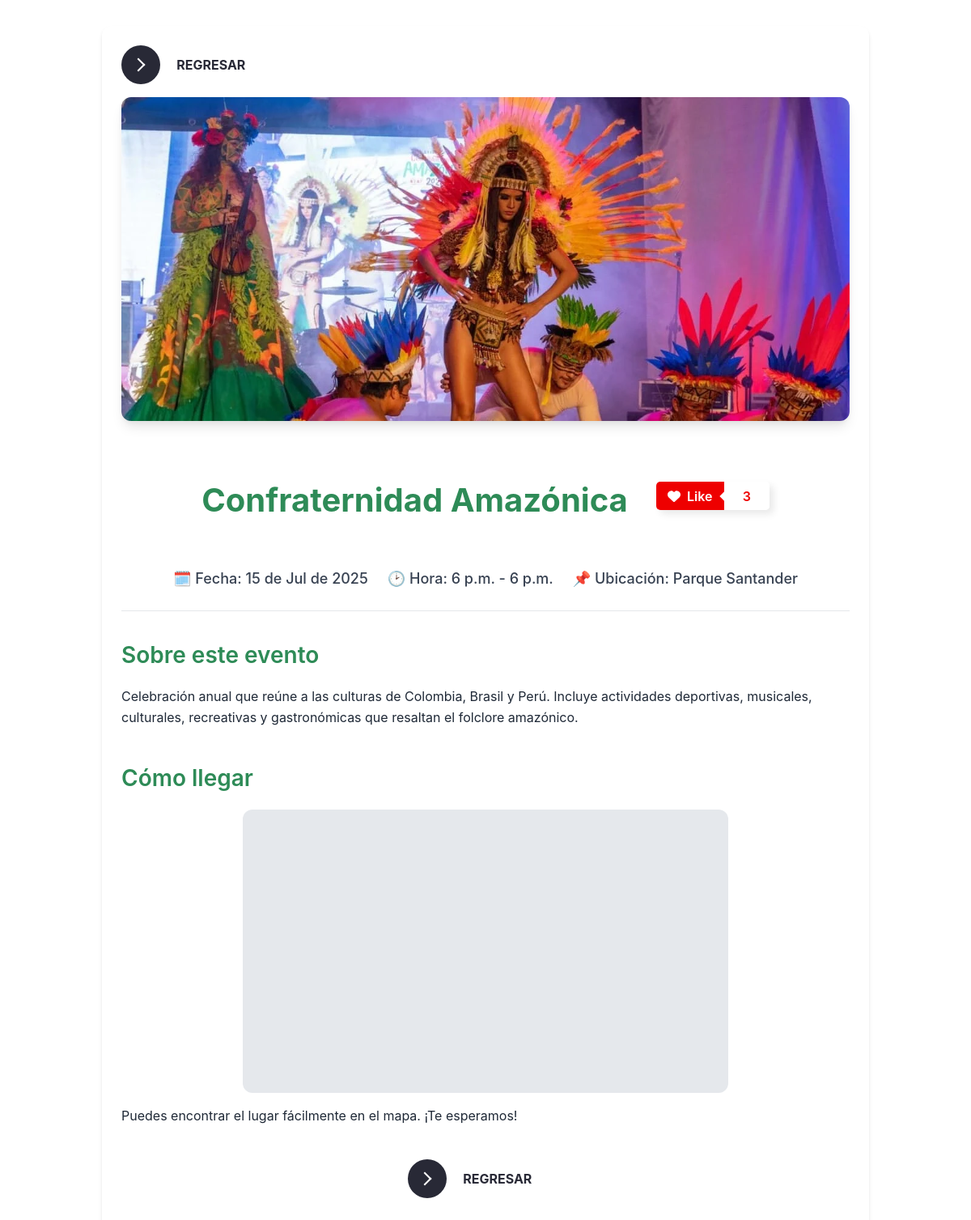
The page /info_eventos/1 (signed in) on the database its author committed.
### eventos/models.py (models this page shows)
class Eventos(models.Model):
    nombre = models.CharField(max_length=80)
    descripcion_corta = models.CharField(max_length=200,null=True)
    descripcion_larga = models.TextField()
    ubicacion = models.TextField()
    fecha = models.DateField()
    precio = models.DecimalField(max_digits=10, decimal_places=2, null=True, blank=True,default=0)
    hora_inicio = models.TimeField(default=0)
    hora_fin = models.TimeField(default=0)
    iframe_mapa = models.TextField(blank=True, null=True)
    imagen_principal = models.ImageField(upload_to="eventos",null=True)
    imagen_secundaria = models.ImageField(upload_to="eventos",null=True)

### main/decorators.py (the view)
    def validacion(request,*args,**kwargs):
        if request.user.is_authenticated and request.user.role == "tourist":
            return fun_view(request,*args,**kwargs)
        return redirect('login')

### eventos/views.py (called while the page is built)
@solo_turistas
def info_eventos(request,id):
    evento = Eventos.objects.get(pk = id)
    total_like = Like.objects.filter(evento=evento).count()
    return render(request, "info_eventos.html",{"evento":evento,"total_like":total_like})

### login/backend.py (called while the page is built)
    def get_user(self, user_id):
        User = get_user_model()
        try:
            return User.objects.get(pk=user_id)
        except User.DoesNotExist:
            return None

### login/templates/info_eventos.html (shortened to what this page needs)
{% load static %}
<!DOCTYPE html>
<html lang="en">
<head>
    <link rel="stylesheet" href="{% static '/css/info_eventos.css' %}">
</head>
<body>
    <div class="container">
        <button class="salir">
  <span class="circle" aria-hidden="true">
  <span class="icon arrow"></span>
  </span>
  <span class="button-text">Regresar</span>
</button>
        <img src="{{evento.imagen_secundaria.url}}" alt="Imagen del Evento" class="event-detail-image">
        <div class="container-titulo">
            <h1 class="event-title">{{evento.nombre}}</h1>
            <button class="Btn">
            <span class="leftContainer" id-evento="{{evento.id}}">
                <span class="like">Like</span>
            </span>
            <span class="likeCount">
                {{total_like}}
            </span>
        </button>
        </div>
        <div class="event-meta">
            <div class="event-meta-item">
                <span>🗓️ Fecha: {{evento.fecha|date:"d"}} de {{evento.fecha|date:"M"}} de {{evento.fecha|date:"Y"}}</span>
            </div>
            <div class="event-meta-item">
                <span>🕑 Hora: {{evento.hora_inicio}} - {{evento.hora_fin}}</span>
            </div>
            <div class="event-meta-item">
                <span> 📌 Ubicación: {{evento.ubicacion}}</span>
            </div>
        </div>
        <div class="event-description">
            <h3>Sobre este evento</h3>
            <p>
              {{evento.descripcion_larga}}
            </p>
        </div>
        <div class="event-map">
            <h3>Cómo llegar</h3>
            <div class="map-placeholder">
             {{ evento.iframe_mapa|safe }}
            </div>
            <p class="text-sm mt-2 text-gray-600 text-center">
                Puedes encontrar el lugar fácilmente en el mapa. ¡Te esperamos!
            </p>
        </div>
        <div style="text-align: center;">
            <button class="salir">
  <span class="circle" aria-hidden="true">
  <span class="icon arrow"></span>
  </span>
  <span class="button-text">Regresar</span>
</button>
        </div>
    </div>
</body>
</html>

### static/css/info_eventos.css (style rules this page uses)
body { font-family: 'Inter', sans-serif; background-image: url("../img/img/fondo_i.png"); background-repeat: no-repeat; background-size: cover; margin: 0; padding: 0; line-height: 1.6; color: #1F2937; }
.container-titulo { display: flex; justify-content: center; margin-bottom: 35px; gap: 35px; flex-wrap: wrap; align-items: center; }
.Btn { width: 140px; height: 35px; display: flex; align-items: center; justify-content: flex-start; border: none; border-radius: 5px; overflow: hidden; box-shadow: 5px 5px 10px rgba(0, 0, 0, 0.089); cursor: pointer; background-color: transparent; }
.leftContainer { width: 60%; height: 100%; background-color: rgb(238, 0, 0); display: flex; align-items: center; justify-content: center; gap: 8px; }
.leftContainer .like { color: white; font-weight: 600; }
.likeCount { width: 40%; height: 100%; display: flex; align-items: center; justify-content: center; color: rgb(238, 0, 0); font-weight: 600; position: relative; background-color: white; }
.likeCount::before { height: 8px; width: 8px; position: absolute; content: ""; background-color: rgb(255, 255, 255); transform: rotate(45deg); left: -4px; }
button { position: relative; display: inline-block; cursor: pointer; outline: none; border: 0; vertical-align: middle; text-decoration: none; background: transparent; padding: 0; font-size: inherit; font-family: inherit; }
button.salir { width: 12rem; height: auto; margin-bottom: 1rem; }
button.salir .circle { transition: all 0.45s cubic-bezier(0.65, 0, 0.076, 1); position: relative; display: block; margin: 0; width: 3rem; height: 3rem; background: #282936; border-radius: 1.625rem; }
button.salir .circle .icon { transition: all 0.45s cubic-bezier(0.65, 0, 0.076, 1); position: absolute; top: 0; bottom: 0; margin: auto; background: #fff; }
button.salir .circle .icon.arrow { transition: all 0.45s cubic-bezier(0.65, 0, 0.076, 1); left: 0.625rem; width: 1.125rem; height: 0.125rem; background: none; }
button.salir .circle .icon.arrow::before { position: absolute; content: ""; top: -0.29rem; right: 0.0625rem; width: 0.625rem; height: 0.625rem; border-top: 0.125rem solid #fff; border-right: 0.125rem solid #fff; transform: rotate(45deg); }
button.salir .button-text { transition: all 0.45s cubic-bezier(0.65, 0, 0.076, 1); position: absolute; top: 0; left: 0; right: 0; bottom: 0; padding: 0.75rem 0; margin: 0 0 0 1.85rem; color: #282936; font-weight: 700; line-height: 1.6; text-align: center; text-transform: uppercase; }
.container { max-width: 900px; margin: 2rem auto; padding: 1.5rem; background-color: white; border-radius: 0.75rem; box-shadow: 0 4px 6px -1px rgba(0, 0, 0, 0.1), 0 2px 4px -1px rgba(0, 0, 0, 0.06); }
.event-detail-image { width: 100%; height: 400px; object-fit: cover; border-radius: 0.75rem; margin-bottom: 2rem; box-shadow: 0 10px 15px -3px rgba(0, 0, 0, 0.1), 0 4px 6px -2px rgba(0, 0, 0, 0.05); }
.event-title { font-size: 2.5rem; font-weight: 700; color: #2e8b57; margin-bottom: 1rem; text-align: center; }
.event-meta { display: flex; flex-wrap: wrap; justify-content: center; gap: 1.5rem; margin-bottom: 2rem; padding-bottom: 1.5rem; border-bottom: 1px solid #E5E7EB; }
.event-meta-item { display: flex; align-items: center; font-size: 1.125rem; color: #374151; font-weight: 500; }
.event-description h3 { font-size: 1.75rem; font-weight: 600; color: #2e8b57; margin-bottom: 1rem; }
.event-description p { font-size: 1rem; margin-bottom: 1rem; }
.event-map { margin-top: 2.5rem; margin-bottom: 2.5rem; }
.event-map h3 { font-size: 1.75rem; font-weight: 600; color: #2e8b57; margin-bottom: 1rem; }
.map-placeholder { width: 100%; max-width: 600px; height: 350px; margin: 0 auto; background: #e5e8ec; border-radius: 12px; overflow: hidden; display: flex; align-items: center; justify-content: center; }
.map-placeholder iframe { width: 100%; height: 100%; border: 0; display: block; }
.icon { display: inline-block; width: 1em; height: 1em; vertical-align: -0.125em; font-style: normal; font-variant: normal; text-rendering: auto; -webkit-font-smoothing: antialiased; font-family: "Font Awesome 5 Free"; font-weight: 900; }

### rows shown on the page
Eventos: imagen_secundaria (picture), nombre "Confraternidad Amazónica", fecha "15", fecha "Jul", fecha "2025", hora_inicio "6 p.m.", hora_fin "6 p.m.", ubicacion "Parque Santander", descripcion_larga "Celebración anual que reúne a las culturas de Colombia, Brasil y Perú. Incluye actividades deportivas, musicales, culturales, recreativas y gastronómicas que resaltan el folclore amazónico."

### other values the page prints
{{ total_like }} "3"
